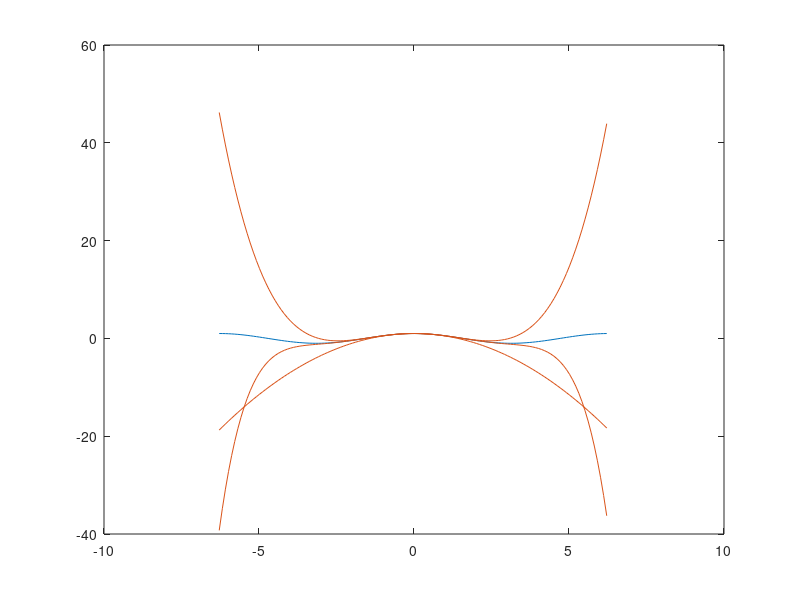

Here is the MATLAB script that generated this plot:
%Mihai Condrat, Gr. 103, Laboratorul#06, EX#01, IntroSoftMat.

x = -2*pi:0.1:2*pi;
cos_x = cos(x);

%Polinoamele Taylor de grad maxim 3.
T0_x = x .^ 0;
T1_x = T0_x + ((-1)^1)*(x.^(2*1))/factorial(2*1);
T2_x = T1_x + ((-1)^2)*(x.^(2*2))/factorial(2*2);
T3_x = T2_x + ((-1)^3)*(x.^(2*3))/factorial(2*3);

%Metoda_1
plot(x, cos_x, ...
     x, T1_x, ...
     x, T2_x, ...
     x, T3_x);
     
 %Metoda_2
 plot(x, cos_x);
 hold on
 plot(x, T1_x);
 plot(x, T2_x);
 plot(x, T3_x);
 hold off
 
 %Metoda_3
 plot(x, cos_x);
 line(x, T1_x);
 line(x, T2_x);
 line(x, T3_x);
 
    